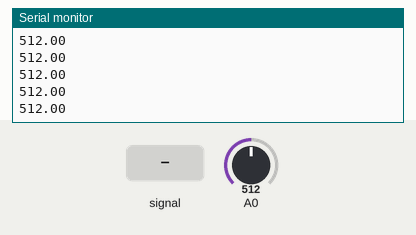
Simulated run of this sketch. Board: Arduino Uno, built with avr-gcc and run on an emulated ATmega328P. Shown: the last lines printed to the serial monitor. Inputs (shaded band) come from the test bench; at power-on: A0 = 512.

Above: at 1.2 s.
1.3 s: A0 fed a 200 Hz sine of ±81 counts around its level
At 2.0 s:
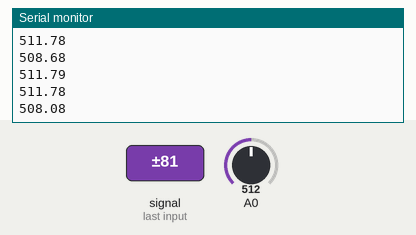
2.8 s: A0 set to 716
At 3.6 s:
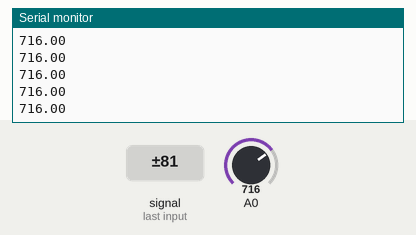
4.3 s: A0 fed a 1000 Hz sine of ±255 counts around its level
At 5.3 s:
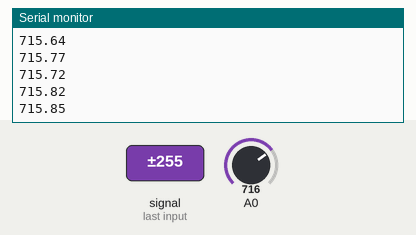
5.8 s: A0 set to 900
At 6.7 s:
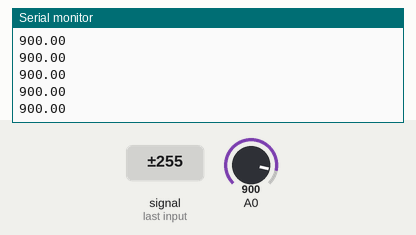
Timing chart, 0 to 8.3 s (numbered marks = the images above; inputs shaded):
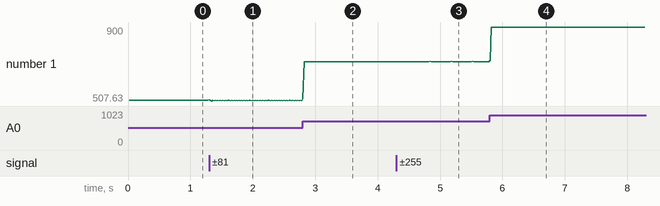

Measured:
- after the input at 1.3 s, the serial monitor: prints a new line at once (image 1)
- after the input at 2.8 s, the serial monitor: prints a new line at once (image 2)
- after the input at 4.3 s, the serial monitor: prints a new line at once (image 3)
- plotted number 1: 512 → 508.37 after the input at 1.3 s, 508.37 → 716 after the input at 2.8 s, 716 → 716.74 after the input at 4.3 s

The sketch:

sketch_apr06dcardio-sensor.ino
```cpp
void setup() {
  Serial.begin(9600);
}

unsigned long dt, t1;
int t_sample = 20;

long sum;
float avg = 0;
int campioni = 0;

void loop() {
  dt = millis() - t1;
  if (dt < t_sample) {
    sum += analogRead(A0);
    campioni++;
  } else {
    avg = sum / (float)campioni;
    campioni = 0;
    sum = 0;
    t1 = millis();
    Serial.println(avg);
  }

}
```
